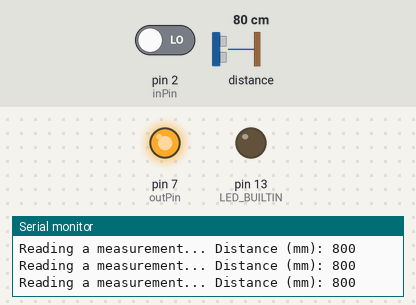
The sketch below on a simulated Arduino Uno, built with avr-gcc and run on an emulated ATmega328P. On the bench: output pins drawn as LEDs (lit = HIGH), the last lines printed to the serial monitor. The test bench sets the inputs (shaded band); at power-on: distance to the obstacle 80 cm, pin 2 (inPin) LOW.

Above: at 1.2 s.
1.3 s: distance to the obstacle set to 198 cm
4.3 s: distance to the obstacle set to 203 cm
At 5.1 s:
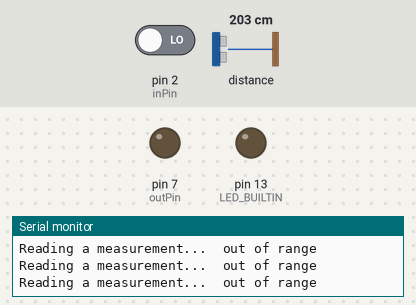
5.8 s: pin 2 (inPin) driven HIGH
At 6.4 s:
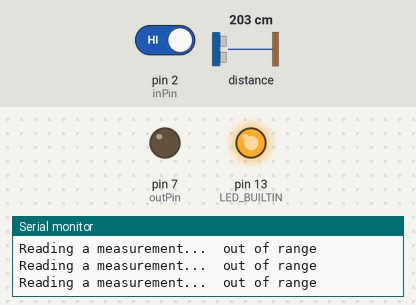
7.4 s: distance to the obstacle set to 2 cm
At 8.7 s:
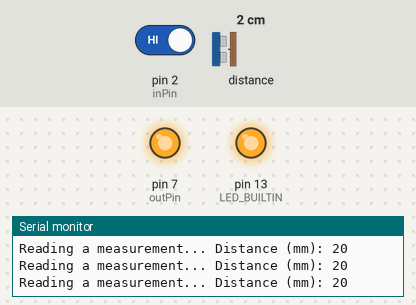
9.0 s: distance to the obstacle set to 250 cm
At 10.2 s:
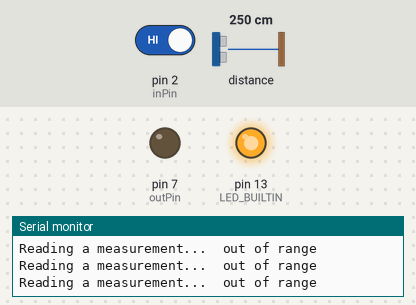
10.6 s: distance to the obstacle set to 4 cm
At 11.5 s:
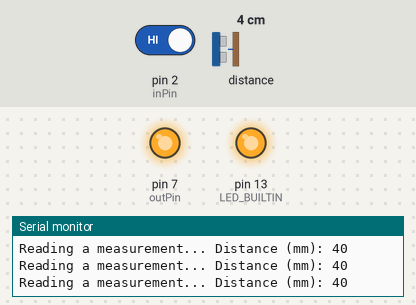
Timing chart, 0 to 13.2 s (numbered marks = the images above; inputs shaded):
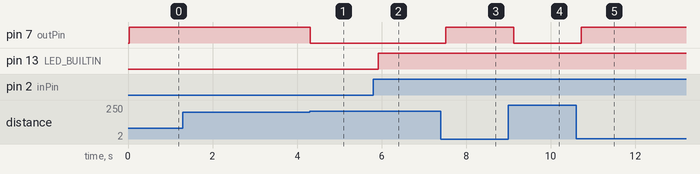

The sketch:

INOUTTEST.ino
```cpp
#include "Adafruit_VL53L0X.h"

Adafruit_VL53L0X lox = Adafruit_VL53L0X();

const int outPin = 7;
const int inPin = 2;
int pinVal = 0;
int lastPinVal = 1;

void setup() {
  Serial.begin(115200);

  pinMode (LED_BUILTIN, OUTPUT);
  pinMode (outPin, OUTPUT);
  pinMode(inPin, INPUT);

  // wait until serial port opens for native USB devices
  while (! Serial) {
    delay(1);
  }

  Serial.println("Adafruit VL53L0X test");
  if (!lox.begin()) {
    Serial.println(F("Failed to boot VL53L0X"));
    while(1);
  }
  // power
  Serial.println(F("VL53L0X API Simple Ranging example\n\n"));
}


void loop() {
  VL53L0X_RangingMeasurementData_t measure;

  Serial.print("Reading a measurement... ");
  lox.rangingTest(&measure, false); // pass in 'true' to get debug data printout!

  if (measure.RangeStatus != 4) {  // phase failures have incorrect data
    Serial.print("Distance (mm): "); Serial.println(measure.RangeMilliMeter);
    outputOn();
  } else {
    Serial.println(" out of range ");
    outputOff();
  }
    input();
  delay(100);
}

void outputOn () {
  digitalWrite(outPin, HIGH);
}

 void outputOff() {
  digitalWrite(outPin, LOW);
 }


void input () {
  pinVal = digitalRead(inPin);
  if(lastPinVal != pinVal){
    digitalWrite(LED_BUILTIN, pinVal);
//    digitalWrite(LED_BUILTIN, HIGH);
    Serial.println(pinVal);
   lastPinVal = pinVal;
  }
}
```

Measured:
- the behaviour switches between 200 and 201 cm on distance to the obstacle (found by bisection; images 0 and 1)
- after the input at 4.3 s, pin 7 (outPin): HIGH → LOW at once
- after the input at 5.8 s, pin 13 (LED_BUILTIN): LOW → HIGH after 0.12 s
- after the input at 7.4 s, pin 7 (outPin): LOW → HIGH after 0.12 s
- after the input at 9.0 s, pin 7 (outPin): HIGH → LOW after 0.12 s
- after the input at 10.6 s, pin 7 (outPin): LOW → HIGH after 0.12 s
